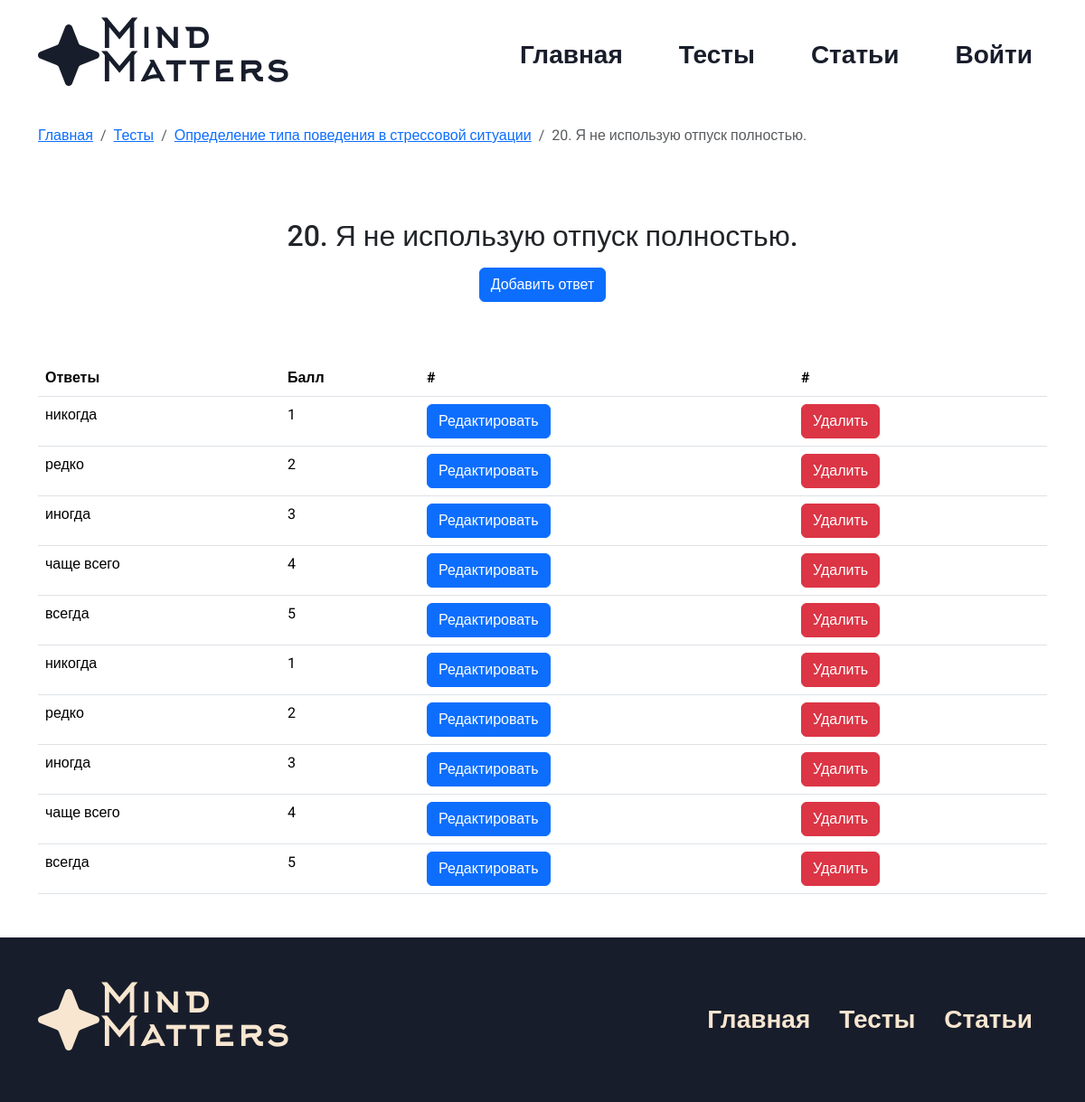
The page /add_answer/113test_id4 on the database its author committed.
### app/models.py (models this page shows, shortened)
class Tests(db.Model):
    id = db.Column(db.Integer,primary_key=True)
    title = db.Column(db.String(100))
    text = db.Column(db.Text)
    image_name = db.Column(db.String(100))
    category = db.Column(db.String(100))
    color = db.Column(db.String(100))

class Question(db.Model):
    id = db.Column(db.Integer,primary_key=True)
    title = db.Column(db.String(100))
    id_test = db.Column(db.Integer, db.ForeignKey('tests.id'))

class Answer(db.Model):
    id = db.Column(db.Integer,primary_key=True)
    title = db.Column(db.String(100))
    weight = db.Column(db.Integer)
    id_question = db.Column(db.Integer, db.ForeignKey('question.id'))

### app/views.py (the view, shortened to what this page needs)
@app.route('/add_answer/<int:id_question>test_id<int:id_test>', methods=['GET', 'POST'])
def add_answer(id_question,id_test):
    test = Tests.query.get(id_test)
    question = Question.query.filter_by(id=id_question).first()
    answer = Answer.query.filter_by(id_question=id_question).all()
    return render_template("add_answer.html",answer=answer,question=question,test=test)

### app/views.py (called while the page is built)
@app.context_processor
def inject_user():
    def get_user_name():
        if 'name' in session:
            return Users.query.filter_by(email=session['name']).first()
    return dict(active_user=get_user_name())

### app/templates/add_answer.html (shortened to what this page needs)
{% extends 'base.html' %}
{% block main %}
<div class="container">
    <ol class="breadcrumb py-3">
        <li class="breadcrumb-item"><a href="/">Главная</a></li>
        <li class="breadcrumb-item"><a href="/tests">Тесты</a> </li>
        <li class="breadcrumb-item"><a href="/edit_test/{{test.id}}">{{test.title}}</a></li>
        <li class="breadcrumb-item active "> <p class="text-truncate">{{question.title}}</p> </li>
      </ol>
<div class="text-center my-5">
    <h2> {{question.title}}</h2>
    <div class="my-3">
        <button type="button" class="btn btn-primary mb-3" data-bs-toggle="modal" data-bs-target="#exampleModal">
            Добавить ответ
        </button>
    </div>
</div>
</div>
<div class="my-5 container">
    <table class="table">
        <thead>
            <tr>
                <th scope="col">Ответы</th>
                <th scope="col">Балл</th>
                <th scope="col">#</th>
                <th scope="col">#</th>
            </tr>
        </thead>
        <tbody>
            {%for ans in answer%}
            <tr>
                <td>{{ans.title}} </td>
                <td>{{ans.weight}} </td>
                <td><button class="btn btn-primary" data-bs-toggle="modal" data-bs-target="#exampleModal{{ans.id}}">Редактировать</button></td>
                <td><a href="/delete-answer/{{question.id}}/{{ans.id}}/{{test.id}}" class="btn btn-danger">Удалить</a></td>
            </tr>
            {%endfor%}
        </tbody>
    </table>
</div>
{% endblock %}

### app/static/css/style.css (style rules this page uses)
* { font-family: "Roboto", sans-serif; }

### app/templates/base.html (style rules this page uses)
html { height: 100%; }
body { display: flex; flex-direction: column; height: 100%; }

### rows shown on the page
Tests: title "Определение типа поведения в стрессовой ситуации"
Question: title "20. Я не использую отпуск полностью."
Answer: title "никогда", weight "1"
Answer: title "редко", weight "2"
Answer: title "иногда", weight "3"
Answer: title "чаще всего", weight "4"
Answer: title "всегда", weight "5"
Answer: title "никогда", weight "1"
Answer: title "редко", weight "2"
Answer: title "иногда", weight "3"
Answer: title "чаще всего", weight "4"
Answer: title "всегда", weight "5"
